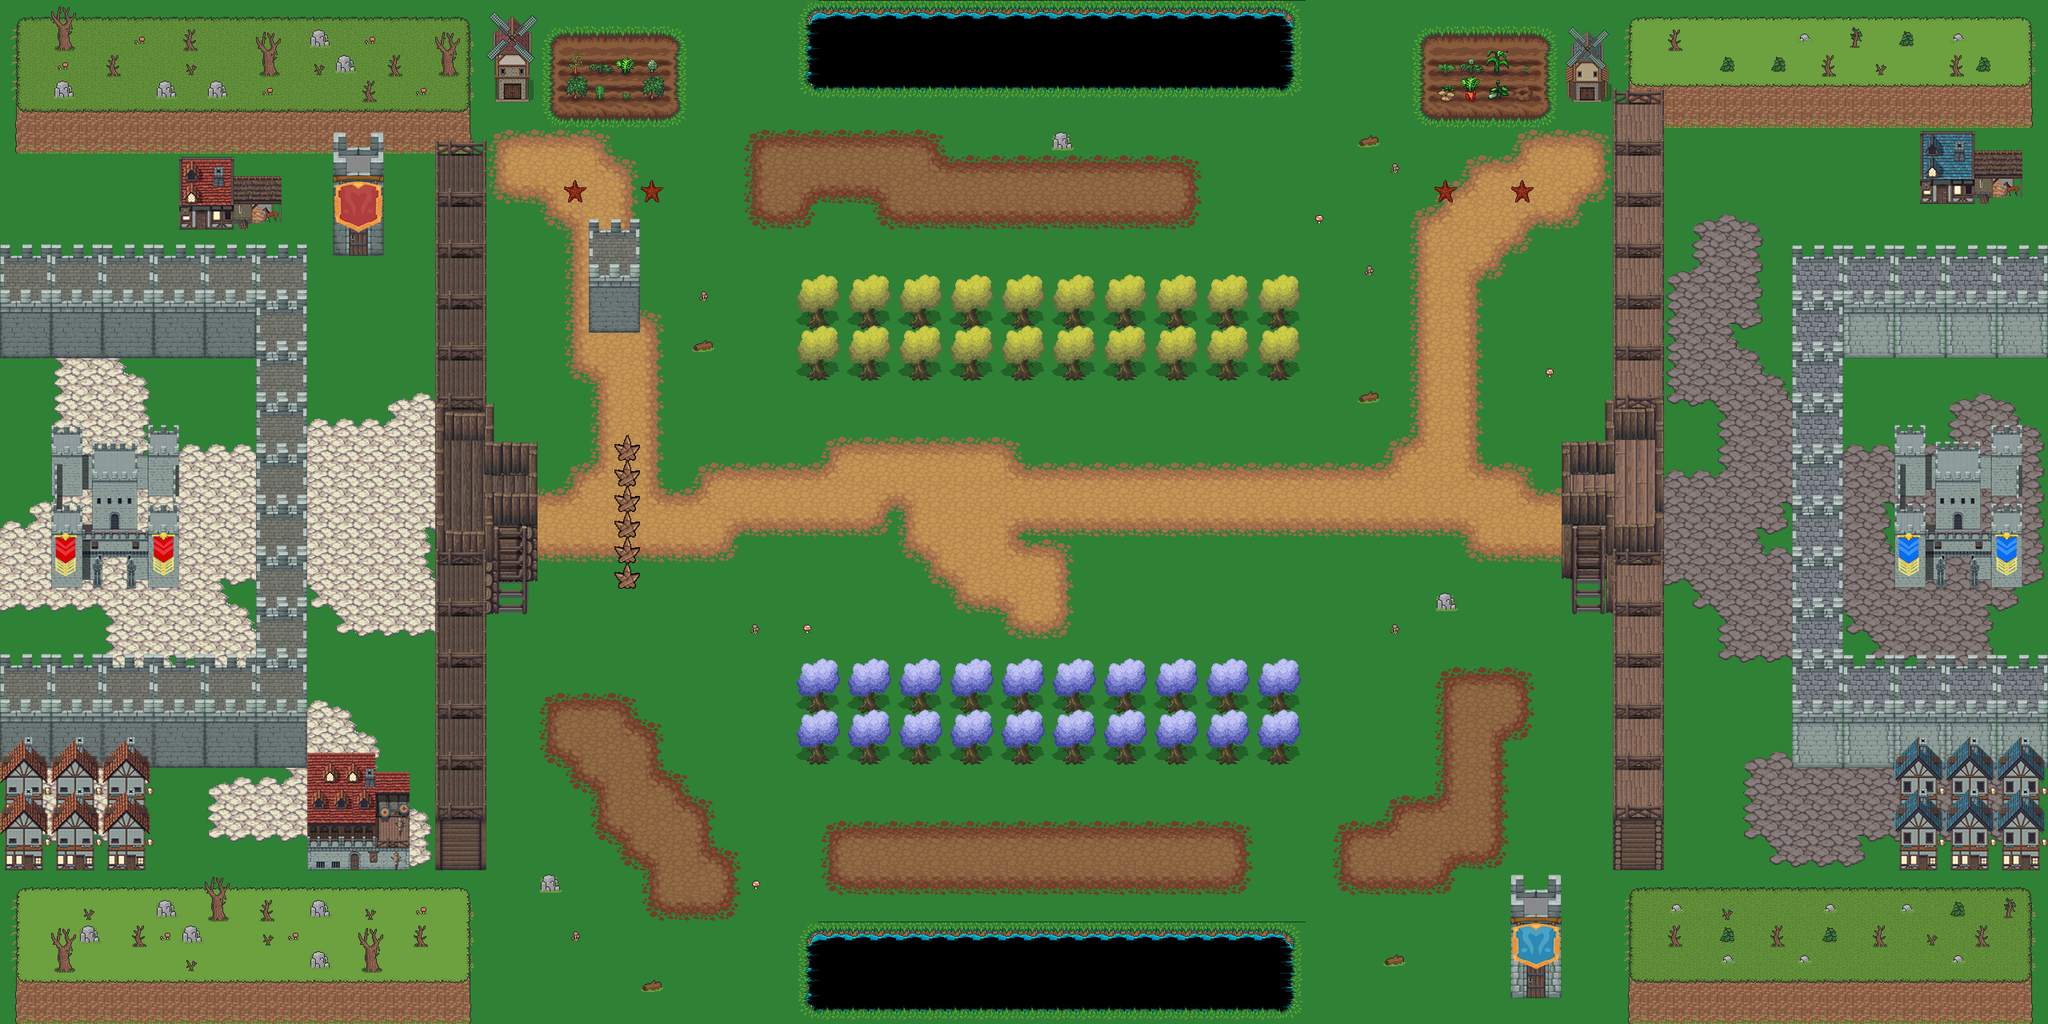

This is a level from a 2D game, rendered from its Tiled map with the project's own tilesets. A one-line summary and the map file follow, with tile-layer data summarised:
An orthogonal 80x40 tile map with 32x32 px tiles, 11 tile layers (river, ground, fakeground, road, ...), 30 tilesets and 44 objects (10x 1004, 7x 1003, 6x 0, 5x 1002, 2x 1, ...).

<map version="1.2" tiledversion="1.3.4385" orientation="orthogonal" renderorder="right-down" width="80" height="40" tilewidth="32" tileheight="32" infinite="0" nextlayerid="25" nextobjectid="60">
 <tileset firstgid="1" source="terrain.tsx" />
 <tileset firstgid="2049" source="Forest Tileset.tsx" />
 <tileset firstgid="2372" source="building4002.tsx" />
 <tileset firstgid="2373" source="building4006.tsx" />
 <tileset firstgid="2374" source="building4004.tsx" />
 <tileset firstgid="2375" source="building4008.tsx" />
 <tileset firstgid="2376" source="building4012.tsx" />
 <tileset firstgid="2377" source="building4020.tsx" />
 <tileset firstgid="2378" source="building4022.tsx" />
 <tileset firstgid="2379" source="building4018.tsx" />
 <tileset firstgid="2380" source="building4001.tsx" />
 <tileset firstgid="2381" source="building4005.tsx" />
 <tileset firstgid="2382" source="building4003.tsx" />
 <tileset firstgid="2383" source="building4007.tsx" />
 <tileset firstgid="2384" source="building4011.tsx" />
 <tileset firstgid="2385" source="building4019.tsx" />
 <tileset firstgid="2386" source="building4017.tsx" />
 <tileset firstgid="2387" source="building4031.tsx" />
 <tileset firstgid="2388" source="building4033.tsx" />
 <tileset firstgid="2389" source="building4034.tsx" />
 <tileset firstgid="2390" source="building4032.tsx" />
 <tileset firstgid="2391" source="building4023.tsx" />
 <tileset firstgid="2392" source="building4024.tsx" />
 <tileset firstgid="2393" source="building4026.tsx" />
 <tileset firstgid="2394" source="Forest-Prairie Tileset.tsx" />
 <tileset firstgid="2961" source="tiledObject2.tsx" />
 <tileset firstgid="2962" source="tiledObject3.tsx" />
 <tileset firstgid="2963" source="tiledObject4.tsx" />
 <tileset firstgid="2964" source="sceneObject_tree4.tsx" />
 <tileset firstgid="2965" source="sceneObject_tree5.tsx" />
 <layer id="2" name="river" width="80" height="40">
  <data>[3200 cells, 3200 non-empty, 1 distinct tile ids]</data>
 </layer>
 <layer id="3" name="ground" width="80" height="40">
  <data>[3200 cells, 2165 non-empty, 1 distinct tile ids]</data>
 </layer>
 <layer id="4" name="fakeground" width="80" height="40">
  <data>[3200 cells, 3040 non-empty, 1 distinct tile ids]</data>
 </layer>
 <layer id="5" name="road" width="80" height="40">
  <data>[3200 cells, 1157 non-empty, 76 distinct tile ids]</data>
 </layer>
 <layer id="11" name="trees" width="80" height="40">
  <data>[3200 cells, 449 non-empty, 41 distinct tile ids]</data>
 </layer>
 <layer id="20" name="treeUp" width="80" height="40">
  <data>[3200 cells, 70 non-empty, 9 distinct tile ids]</data>
 </layer>
 <layer id="6" name="playerBuildings" width="80" height="40">
  <data>[3200 cells, 39 non-empty, 8 distinct tile ids]</data>
 </layer>
 <layer id="7" name="npcBuildings" width="80" height="40">
  <data>[3200 cells, 48 non-empty, 10 distinct tile ids]</data>
 </layer>
 <layer id="8" name="goldenPlayer" width="80" height="40">
  <data>[3200 cells, 2 non-empty, 1 distinct tile ids]</data>
 </layer>
 <layer id="9" name="goldenNPC" width="80" height="40">
  <data>[3200 cells, 2 non-empty, 1 distinct tile ids]</data>
 </layer>
 <layer id="22" name="decoration" width="80" height="40">
  <data>[3200 cells, 40 non-empty, 2 distinct tile ids]</data>
 </layer>
 <objectgroup id="24" name="FogObject" />
 <objectgroup id="23" name="PlayerSpawnPoint">
  <object id="54" x="1758.67" y="350.667">
   <point />
  </object>
  <object id="55" x="1758.67" y="669.333">
   <point />
  </object>
  <object id="56" x="1750.67" y="1068">
   <point />
  </object>
 </objectgroup>
 <objectgroup id="21" name="NPCSpawnPoint">
  <object id="51" x="893" y="293">
   <point />
  </object>
  <object id="52" x="887" y="671">
   <point />
  </object>
  <object id="53" x="887" y="1075">
   <point />
  </object>
 </objectgroup>
 <objectgroup id="12" name="cameraPos" visible="0">
  <object id="1" x="1840" y="662.667">
   <point />
  </object>
 </objectgroup>
 <objectgroup id="13" name="BoxPoints" visible="0">
  <object id="2" x="1293.33" y="217.333">
   <point />
  </object>
  <object id="3" x="1305.33" y="664">
   <point />
  </object>
  <object id="4" x="1309.33" y="1070.67">
   <point />
  </object>
 </objectgroup>
 <objectgroup id="14" name="spawnArea">
  <object id="5" name="playerArea" x="1696" y="0" width="864" height="1280" />
  <object id="7" x="692" y="224.334" width="246.667" height="900" />
 </objectgroup>
 <objectgroup id="15" name="createArea" visible="0">
  <object id="9" x="1696" y="0" width="864" height="1280" />
 </objectgroup>
 <objectgroup id="16" name="walls">
  <object id="11" type="1" x="1006.5" y="1157.5" width="620" height="120">
   <properties>
    <property name="normalInside" type="bool" value="false" />
    <property name="wallID" type="int" value="4102" />
   </properties>
  </object>
  <object id="12" x="0" y="0" width="2560" height="1280">
   <properties>
    <property name="normalInside" type="bool" value="true" />
    <property name="wallID" type="int" value="4101" />
   </properties>
  </object>
  <object id="14" type="0" x="973" y="816" width="680" height="140">
   <properties>
    <property name="normalInside" type="bool" value="false" />
    <property name="wallID" type="int" value="4101" />
   </properties>
  </object>
  <object id="15" type="0" x="973.667" y="334.667" width="680" height="140">
   <properties>
    <property name="normalInside" type="bool" value="false" />
    <property name="wallID" type="int" value="4101" />
   </properties>
  </object>
  <object id="16" type="0" x="2022" y="1100" width="540" height="180">
   <properties>
    <property name="normalInside" type="bool" value="false" />
    <property name="wallID" type="int" value="4101" />
   </properties>
  </object>
  <object id="17" type="0" x="2028.66" y="22" width="530" height="140">
   <properties>
    <property name="normalInside" type="bool" value="false" />
    <property name="wallID" type="int" value="4101" />
   </properties>
  </object>
  <object id="18" type="0" x="3.66667" y="1100.33" width="590" height="180">
   <properties>
    <property name="normalInside" type="bool" value="false" />
    <property name="wallID" type="int" value="4101" />
   </properties>
  </object>
  <object id="19" type="0" x="0.66667" y="12.3333" width="590" height="180">
   <properties>
    <property name="normalInside" type="bool" value="false" />
    <property name="wallID" type="int" value="4101" />
   </properties>
  </object>
  <object id="20" type="1" x="1006.67" y="1.33333" width="610" height="140">
   <properties>
    <property name="normalInside" type="bool" value="false" />
    <property name="wallID" type="int" value="4102" />
   </properties>
  </object>
 </objectgroup>
 <objectgroup id="17" name="playerSolders" visible="0">
  <object id="21" name="1003" x="2040" y="596">
   <point />
  </object>
  <object id="22" name="1003" x="2053" y="345">
   <point />
  </object>
  <object id="23" name="1003" x="2049" y="213">
   <point />
  </object>
  <object id="24" name="1003" x="2051" y="850">
   <point />
  </object>
  <object id="25" name="1003" x="2047" y="983">
   <point />
  </object>
  <object id="26" name="1003" x="2271" y="470">
   <point />
  </object>
  <object id="27" name="1003" x="2266" y="724">
   <point />
  </object>
 </objectgroup>
 <objectgroup id="18" name="npcSolders" visible="0">
  <object id="30" name="1004" x="577" y="596">
   <point />
  </object>
  <object id="31" name="1004" x="574" y="408">
   <point />
  </object>
  <object id="32" name="1004" x="570" y="270">
   <point />
  </object>
  <object id="33" name="1004" x="577" y="789">
   <point />
  </object>
  <object id="34" name="1004" x="572" y="973">
   <point />
  </object>
  <object id="35" name="1004" x="350" y="471">
   <point />
  </object>
  <object id="36" name="1004" x="349" y="721">
   <point />
  </object>
  </objectgroup>
</map>
<!-- 8 of 44 objects omitted -->
